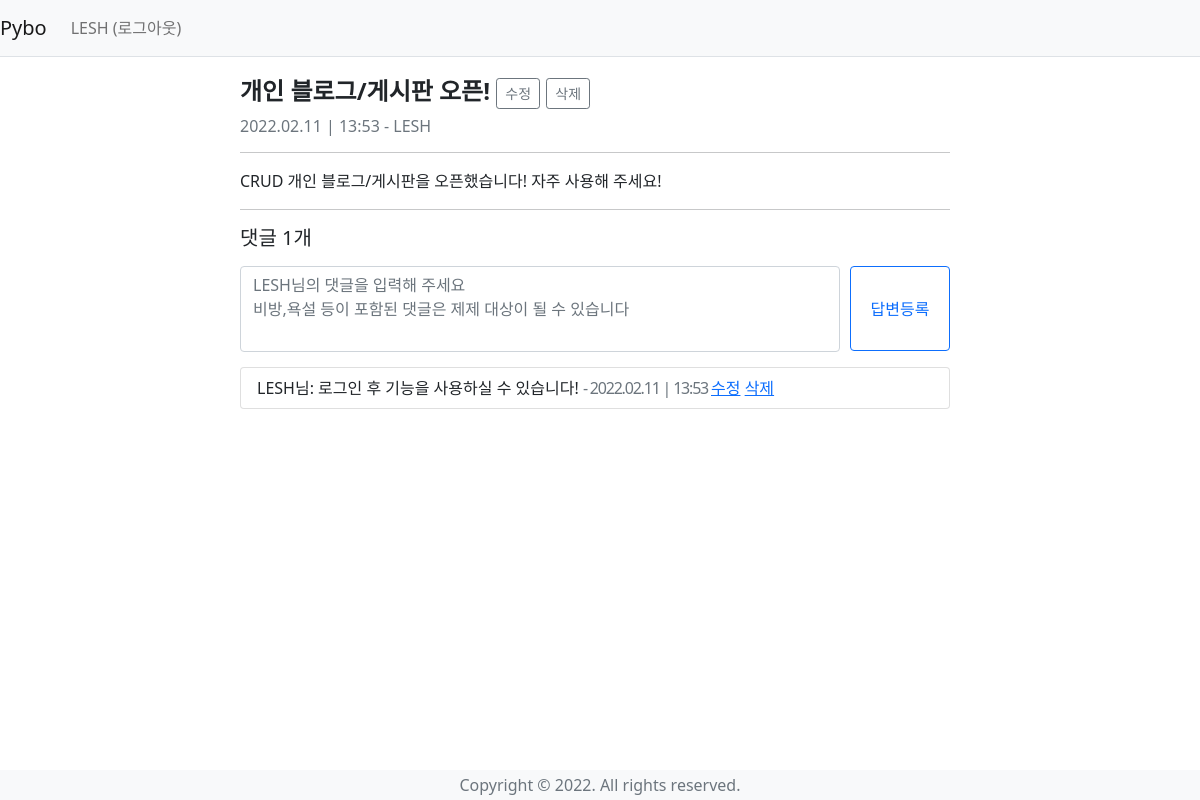
/question/detail/1/ (signed in), run on the app's committed database.
### pybo/models.py (models this page shows)
class User(db.Model):
    id = db.Column(db.Integer, primary_key=True)
    username = db.Column(db.String(150), unique=True, nullable=False)
    password = db.Column(db.String(200), nullable=False)
    email = db.Column(db.String(120), unique=True, nullable=False)

class Question(db.Model):
    id = db.Column(db.Integer, primary_key=True)
    subject = db.Column(db.String(200), nullable=False)
    content = db.Column(db.Text(), nullable=False)
    create_date = db.Column(db.DateTime(), nullable=False)
    user_id = db.Column(db.Integer, db.ForeignKey('user.id', ondelete='CASCADE'), nullable=False)
    user = db.relationship('User', backref=db.backref('question_set'))
    modify_date = db.Column(db.DateTime(), nullable=True)
    voter = db.relationship('User', secondary=question_voter, backref=db.backref('question_voter_set'))

class Answer(db.Model):
    id = db.Column(db.Integer, primary_key=True)
    question_id = db.Column(db.Integer, db.ForeignKey('question.id', ondelete='CASCADE'))
    question = db.relationship('Question', backref=db.backref('answer_set'))
    content = db.Column(db.Text(), nullable=False)
    create_date = db.Column(db.DateTime(), nullable=False)
    user_id = db.Column(db.Integer, db.ForeignKey('user.id', ondelete='CASCADE'), nullable=False)
    user = db.relationship('User', backref=db.backref('answer_set'))
    modify_date = db.Column(db.DateTime(), nullable=True)
    voter = db.relationship('User', secondary=answer_voter, backref=db.backref('answer_voter_set'))

### pybo/views/question_views.py (the view)
@bp.route('/detail/<int:question_id>/')
def detail(question_id):
    form = AnswerForm()
    question = Question.query.get_or_404(question_id)
    return render_template('question/question_detail.html', question=question, form=form)

### pybo/forms.py
class AnswerForm(FlaskForm):
    content = TextAreaField('내용', validators=[DataRequired('내용은 필수입력 항목입니다.')])

### pybo/filter.py (called while the page is built)
def format_datetime(value, fmt='%Y.%m.%d | %H:%M'):
    return value.strftime(fmt)

### pybo/views/auth_views.py (called while the page is built)
@bp.before_app_request
def load_logged_in_user():
    user_id = session.get('user_id')
    if user_id is None:
        g.user = None
    else:
        g.user = User.query.get(user_id)

### pybo/templates/question/question_detail.html (shortened to what this page needs)
{% extends 'base.html' %}
{% block content %}
<link rel="stylesheet" href="{{ url_for('static', filename='question_detail.css') }}">
<main>
    <h4 class="title_q">
      {{ question.subject }}
      {% if g.user == question.user %}
      <span class="my-3">
        <a href="{{ url_for('question.modify', question_id=question.id) }}"
            class="btn btn-sm btn-outline-secondary">수정</a>
        <a href="#" class="delete btn btn-sm btn-outline-secondary"
          data-uri="{{ url_for('question.delete', question_id=question.id) }}">삭제</a>
      </span>
      {% endif %}
    </h4>
    <h6>
      {{ question.create_date|datetime }} - {{ question.user.username }}
    </h6><hr>
    <div>
        <p>{{ question.content|markdown }}</p>
    </div><hr>
    <h5>댓글 {{ question.answer_set|length }}개</h5>
  <form action="{{ url_for('answer.create', question_id=question.id) }}" method="post">
      <textarea {% if not g.user %}disabled{% endif %} class="form-control" name="content" id="content" rows="3" placeholder="{{ g.user.username }}님의 댓글을 입력해 주세요&#13;&#10;비방,욕설 등이 포함된 댓글은 제제 대상이 될 수 있습니다"></textarea>
      <input class="btn btn-outline-primary" type="submit" value="답변등록">
  </form>
    <div class="answer">
        <ul class="list-group">
          {% for answer in question.answer_set %}
            <li class="list-group-item"> {{ answer.user.username }}님: {{ answer.content }}
              <span class="answer_info">
               - {{ answer.create_date|datetime }}
              </span>
              {% if g.user == answer.user %}
              <span class="my-3">
                  <a href="{{ url_for('answer.modify', answer_id=answer.id) }}" class="edit_answer">수정</a>
                  <a href="{{ url_for('answer.delete', answer_id=answer.id) }}" class="delete_answer">삭제</a>
              </span>
              {% endif %}
            </li>
          {% endfor %}
        </ul>
    </div>
</main>
<footer>
  Copyright &copy; 2022. All rights reserved.
</footer>
{% endblock %}

### pybo/templates/base.html (shortened to what this page needs)
<html lang="ko">
<head>
    <link href="https://cdn.jsdelivr.net/npm/bootstrap@5.1.3/dist/css/bootstrap.min.css" rel="stylesheet">
    <link rel="stylesheet" href="https://cdn.jsdelivr.net/npm/bootstrap-icons@1.8.1/font/bootstrap-icons.css">
</head>
<body>
<nav class="navbar navbar-expand-lg navbar-light bg-light border-bottom">
    <a class="navbar-brand" href="{{ url_for('main.index') }}">Pybo</a>
    <div class="collapse navbar-collapse flex-grow-0" id="navbarNav">
        {% if g.user %}
        <ul class="navbar-nav">
            <li class="nav-item ">
                <a class="nav-link" href="{{ url_for('auth.logout') }}">{{ g.user.username }} (로그아웃)</a>
            </li>
        </ul>
        {% endif %}
    </div>
</nav>
{% block content %}
{% endblock %}
</body>
</html>

### pybo/static/question_detail.css (style rules this page uses)
main { padding-top: 20px; padding-left: calc(50% - 360px); padding-right: calc(50% - 360px); position: absolute; }
.title_q { font-weight: bold; }
h6 { color: #6C757D; }
h5 { margin-bottom: 16px; margin-top: 16px; }
main form { margin-bottom: 16px; }
main form textarea.form-control { width: 600px; position: absolute; resize: none; }
main form input { width: 100px; height: 85px; margin-left: 610px; }
.answer_info { color: #6C757D; letter-spacing: -1.2px; direction: rtl; }
ul.list-group { width: 710px; }
.answer { margin-bottom: 40px; }
footer { position: fixed; bottom: 0; left: 0; width: 100%; height: 30px; background: #F8F9FA; color: #6C757D; text-align: center; line-height: 30px; }

### data on the page
User: user.username "LESH", content "LESH님의 댓글을 입력해 주세요 비방,욕설 등이 포함된 댓글은 제제 대상이 될 수 있습니다"
Question: subject "개인 블로그/게시판 오픈!", create_date "2022.02.11 | 13:53", content "CRUD 개인 블로그/게시판을 오픈했습니다! 자주 사용해 주세요!"
Answer: user.username "LESH", content "로그인 후 기능을 사용하실 수 있습니다!", create_date "2022.02.11 | 13:53"

### other printed values
{{ question.answer_set|length }} "1"
